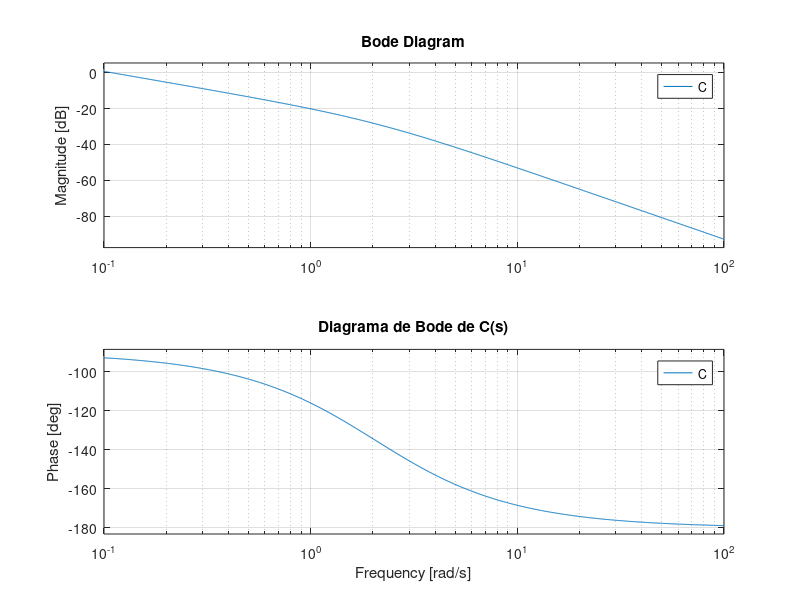

The MATLAB source for this figure:

% Definição do ganho
K = 0.225;

% Definição da variável simbólica de Laplace
s = tf('s');

% Função de transferência de malha aberta: G(s) = K / [(s+2)(s)]
G = K / (s * (s + 2 + K^2));

% Saída do sistema (em malha fechada unicamente com ganho K na realimentação)
C = G;

% Exibe a função de transferência
disp('Função de transferência C(s)/R(s):');
C

% Polos do sistema
disp('Polos do sistema:');
pole(C)

% Diagrama da resposta ao degrau e de Bode
figure;

subplot(2,1,1);
step(C);
title('Resposta ao Degrau de C(s)');

subplot(2,1,2);
bode(C);
grid on;
title('Diagrama de Bode de C(s)');
